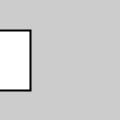
Frame 1 (no input)
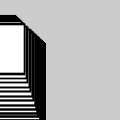
Frame 60 (the mouse pressed at the canvas centre just before this capture)
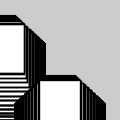
Frame 120 (the mouse held since frame 60 and released just before this capture)

The Processing sketch that drew these frames (run headless with seeded random() and noise(); from frame 60 on, the mouse is pressed at the canvas centre):

// Processing sketch: _7_21
// ── _7_21.pde
float angle=0.0;

void setup()
{
  size(120,120);
  smooth();
}

void draw()
{
  translate(mouseX,mouseY);
  scale(sin(angle)+2);
  rect(-15,15,30,30);
  angle+=0.1;
}
